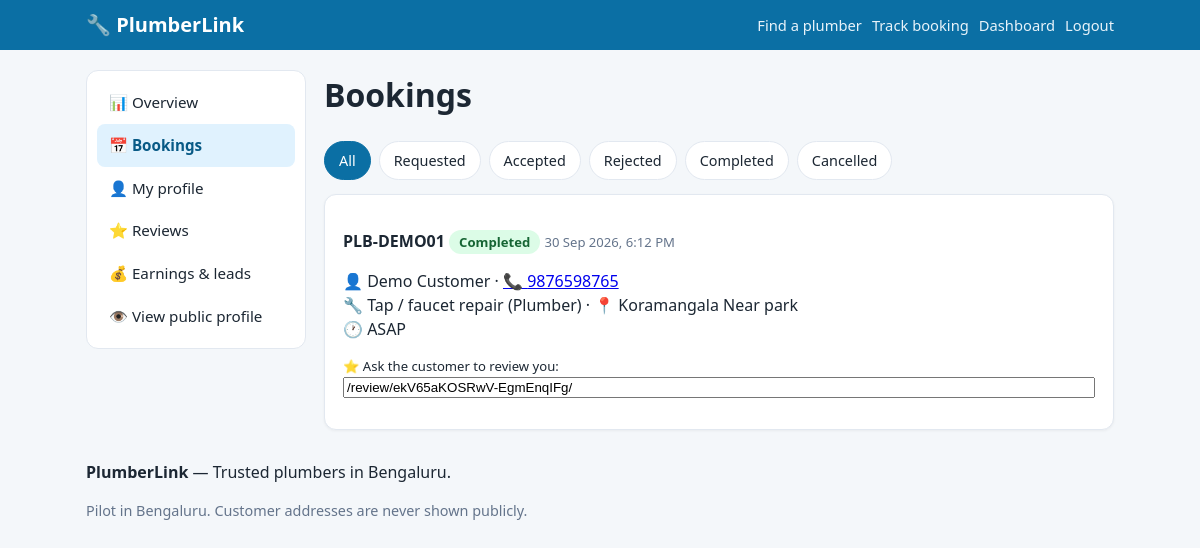
The page /provider/bookings/ (signed in) on the database its author committed.
### core/models.py (models this page shows, shortened)
class Booking(models.Model):
    STATUS_REQUESTED = "requested"
    STATUS_ACCEPTED = "accepted"
    STATUS_REJECTED = "rejected"
    STATUS_COMPLETED = "completed"
    STATUS_CANCELLED = "cancelled"
    STATUS_CHOICES = [
        (STATUS_REQUESTED, "Requested"),
        (STATUS_ACCEPTED, "Accepted"),
        (STATUS_REJECTED, "Rejected"),
        (STATUS_COMPLETED, "Completed"),
        (STATUS_CANCELLED, "Cancelled"),
    ]
    ref_code = models.CharField(max_length=16, unique=True, default=_default_ref_code)
    provider = models.ForeignKey(ProviderProfile, on_delete=models.CASCADE, related_name="bookings")
    customer_name = models.CharField(max_length=120)
    customer_phone = models.CharField(max_length=20)
    service = models.ForeignKey(Service, on_delete=models.SET_NULL, null=True, blank=True)
    locality = models.ForeignKey(Locality, on_delete=models.SET_NULL, null=True, blank=True)
    area_detail = models.CharField(max_length=200, blank=True,
                                   help_text="Landmark / area, not the full address")
    preferred_date = models.DateField(null=True, blank=True)
    preferred_time = models.CharField(max_length=40, blank=True,
                                      help_text="e.g. 'Morning', '2–4 PM'")
    notes = models.TextField(blank=True)
    status = models.CharField(max_length=12, choices=STATUS_CHOICES, default=STATUS_REQUESTED)
    provider_notes = models.TextField(blank=True)
    final_amount = models.DecimalField(max_digits=10, decimal_places=2, null=True, blank=True,
                                       help_text="Amount the customer paid (filled at completion)")
    review_token = models.CharField(max_length=32, unique=True, blank=True,
                                    default=_default_review_token)
    is_demo = models.BooleanField(default=False)
    created_at = models.DateTimeField(auto_now_add=True)
    updated_at = models.DateTimeField(auto_now=True)
    class Meta:
        ordering = ["-created_at"]

class Service(models.Model):
    category = models.ForeignKey(ServiceCategory, on_delete=models.CASCADE, related_name="services")
    name = models.CharField(max_length=120)
    slug = models.SlugField(max_length=120, blank=True)
    short_description = models.CharField(max_length=255, blank=True)
    active = models.BooleanField(default=True)
    sort_order = models.IntegerField(default=0)
    class Meta:
        ordering = ["sort_order", "name"]
        unique_together = ("category", "slug")
    def __str__(self):
        return f"{self.name} ({self.category.name})"

class ServiceCategory(models.Model):
    name = models.CharField(max_length=100, unique=True)
    slug = models.SlugField(max_length=100, unique=True, blank=True)
    tagline = models.CharField(max_length=200, blank=True)
    active = models.BooleanField(default=True)
    sort_order = models.IntegerField(default=0)
    class Meta:
        ordering = ["sort_order", "name"]

class Locality(models.Model):
    name = models.CharField(max_length=100, unique=True)
    slug = models.SlugField(max_length=100, unique=True, blank=True)
    city = models.CharField(max_length=100, default="Bengaluru")
    active = models.BooleanField(default=True)
    class Meta:
        ordering = ["name"]
        verbose_name_plural = "localities"
    def __str__(self):
        return f"{self.name}"

### core/views.py (the view)
# urls.py: path("provider/bookings/", v.provider_bookings, name="provider_bookings"),
@provider_required
def provider_bookings(request):
    p = request.provider
    status = request.GET.get("status", "")
    bookings = p.bookings.select_related("service", "locality").order_by("-created_at")
    if status:
        bookings = bookings.filter(status=status)
    if request.method == "POST":
        form = ProviderBookingActionForm(request.POST)
        booking = get_object_or_404(Booking, pk=request.POST.get("booking_id"), provider=p)
        if form.is_valid():
            action = form.cleaned_data["action"]
            if action == "accept" and booking.status == Booking.STATUS_REQUESTED:
                booking.status = Booking.STATUS_ACCEPTED
                messages.success(request, f"Booking {booking.ref_code} accepted.")
            elif action == "reject" and booking.status == Booking.STATUS_REQUESTED:
                booking.status = Booking.STATUS_REJECTED
                messages.info(request, f"Booking {booking.ref_code} rejected.")
            elif action == "complete" and booking.status == Booking.STATUS_ACCEPTED:
                booking.status = Booking.STATUS_COMPLETED
                booking.final_amount = form.cleaned_data["final_amount"]
                messages.success(request, f"Booking {booking.ref_code} marked completed.")
            else:
                messages.error(request, "That action is not valid for this booking's status.")
                return redirect("provider_bookings")
            booking.provider_notes = form.cleaned_data["provider_notes"]
            booking.save()
            charge_for_booking(booking)
            return redirect("provider_bookings")
    else:
        form = ProviderBookingActionForm()
    return render(request, "core/p_bookings.html", {
        "profile": p, "bookings": bookings, "form": form,
        "active_status": status,
        "status_choices": Booking.STATUS_CHOICES,
    })

### core/forms.py
class ProviderBookingActionForm(forms.Form):
    action = forms.ChoiceField(choices=[
        ("accept", "Accept"), ("reject", "Reject"), ("complete", "Mark completed")])
    provider_notes = forms.CharField(widget=forms.Textarea(attrs={"rows": 2}), required=False)
    final_amount = forms.DecimalField(required=False, min_value=0, max_digits=10, decimal_places=2,
                                     label="Amount collected from customer ₹ (for completed jobs)")

### core/context_processors.py (called while the page is built)
def site(request):
    return {
        "brand_name": "PlumberLink",
        "brand_tagline": "Trusted plumbers in Bengaluru",
        "service_categories": ServiceCategory.objects.all().prefetch_related("services"),
        "platform": PlatformSettings.get(),
    }

### core/models.py (called while the page is built)
    @classmethod
    def get(cls) -> "PlatformSettings":
        obj, _ = cls.objects.get_or_create(pk=1)
        return obj

### core/views.py (called while the page is built)
def provider_required(view):
    @wraps(view)
    @login_required
    def wrapper(request, *args, **kwargs):
        try:
            profile = request.user.provider_profile
        except ProviderProfile.DoesNotExist:
            messages.error(request, "This account is not registered as a provider.")
            return redirect("home")
        if not profile.is_approved:
            return redirect("provider_pending")
        request.provider = profile
        return view(request, *args, **kwargs)
    return wrapper

### core/templates/core/p_bookings.html (shortened to what this page needs)
{% extends "core/p_base.html" %}
{% block pcontent %}
<h1>Bookings</h1>
<div class="tabs">
  <a href="{% url 'provider_bookings' %}" class="{% if not active_status %}on{% endif %}">All</a>
  {% for v,l in status_choices %}<a href="?status={{ v }}" class="{% if active_status == v %}on{% endif %}">{{ l }}</a>{% endfor %}
</div>
{% for b in bookings %}
<div class="card">
  <p><strong>{{ b.ref_code }}</strong> <span class="status st-{{ b.status }}">{{ b.get_status_display }}</span>
     <span class="muted small">{{ b.created_at|date:"d M Y, g:i A" }}</span></p>
  <p>👤 {{ b.customer_name }} · <a href="tel:{{ b.customer_phone }}">📞 {{ b.customer_phone }}</a><br>
     🔧 {{ b.service|default:"General plumbing work" }} · 📍 {{ b.locality|default:"" }} {{ b.area_detail }}<br>
     🕐 {{ b.preferred_date|date:"d M Y"|default:"ASAP" }} {{ b.preferred_time }}</p>
  {% if b.status == "completed" %}
    <p class="small">⭐ Ask the customer to review you: <input type="text" readonly value="{{ review_link_base }}{% url 'review_create' b.review_token %}" onclick="this.select()" style="width:100%"></p>
  {% endif %}
</div>
{% empty %}<div class="card"><p class="muted">No bookings here yet.</p></div>{% endfor %}
{% endblock %}

### core/static/core/css/style.css (style rules this page uses)
:root { --brand:#0b6fa4; --brand-d:#085a86; --accent:#f59e0b; --bg:#f4f7fa; --card:#ffffff; --ink:#1c2733; --muted:#64748b; --line:#e2e8f0; --ok:#16a34a; --warn:#d97706; --bad:#dc2626; --radius:12px; }
* { box-sizing:border-box }
body { margin:0;font-family:system-ui,-apple-system,"Segoe UI",Roboto,Arial,sans-serif; background:var(--bg);color:var(--ink);line-height:1.5 }
.card { background:var(--card);border:1px solid var(--line);border-radius:var(--radius); padding:18px;margin:14px 0;box-shadow:0 1px 3px rgba(0,0,0,.05) }
.muted { color:var(--muted);font-size:.9rem }
.small { font-size:.82rem }
.status { font-weight:700;font-size:.82rem;padding:3px 10px;border-radius:999px;white-space:nowrap }
.st-completed { background:#dcfce7;color:#166534 }
.tabs { display:flex;gap:8px;flex-wrap:wrap;margin:12px 0 }
.tabs a { padding:8px 14px;border-radius:999px;background:#fff;border:1px solid var(--line); text-decoration:none;color:var(--ink);font-size:.9rem }
.tabs a.on { background:var(--brand);color:#fff;border-color:var(--brand) }

### rows shown on the page
Booking: ref_code "PLB-DEMO01", status "Completed", created_at "30 Sep 2026, 6:12 PM", customer_name "Demo Customer", customer_phone "9876598765", service "Tap / faucet repair (Plumber)", locality "Koramangala", area_detail "Near park", preferred_date "ASAP", review_token "/review/ekV65aKOSRwV-EgmEnqIFg/"

### other values the page prints
{{ brand_name }} "PlumberLink"
{{ l }} "Requested" "Accepted" "Rejected" "Completed" "Cancelled"
{{ brand_tagline }} "Trusted plumbers in Bengaluru"
